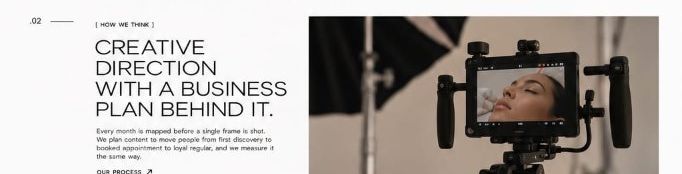
#> input picture scratch/about_sec3_think.png, 682 x 174 px, given in place of user_ref_ticker.png, which was not available
$ python measure_text.py
#> lines starting #> are read from the running program, lines starting #| are printed output that depends on the picture
from PIL import Image
import numpy as np

im_t = Image.open('scratch/user_ref_ticker.png').convert('L')
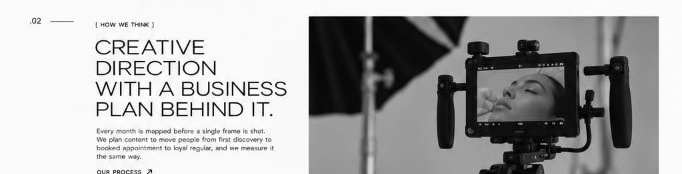
#> im_t: PIL image 682x174 L; min 0, max 255, mean 171
im_w = Image.open('scratch/user_ref_wwdb.png').convert('L')
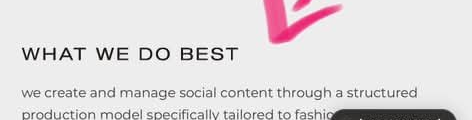
#> input picture scratch/user_ref_wwdb.png, 472 x 120 px, found by its file name
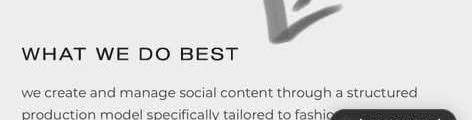
#> im_w: PIL image 472x120 L; min 0, max 255, mean 221.8

print('Ticker image size:', im_t.size)
#| Ticker image size: (682, 174)
print('WWDB image size:', im_w.size)
#| WWDB image size: (472, 120)
